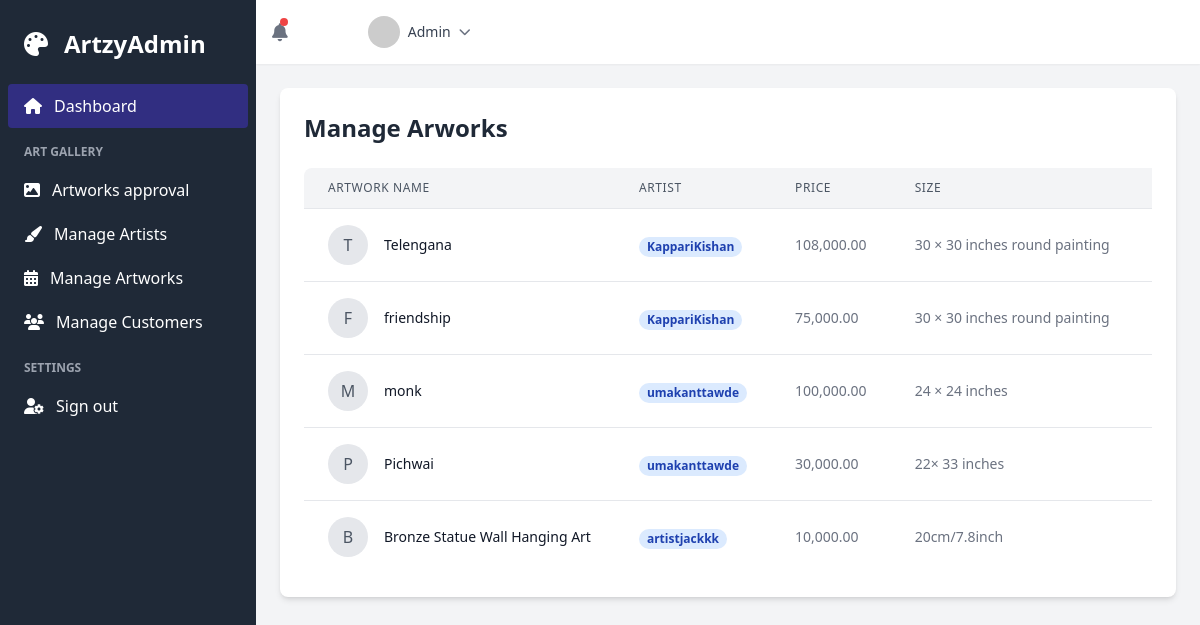
The page /accounts/admin/manage_artowrks/ (signed in) on the database its author committed.
### artworks/models.py (models this page shows, shortened)
class Artwork(models.Model):
    CATEGORY_CHOICES = [
        ('painting', 'Painting'),
        ('digital_art', 'Digital Art'),
        ('drawing', 'Drawing'),
        ('sculpture', 'Sculpture'),
        ('traditional_art', 'Traditional Art'),
    ]
    STATUS_COICES = [
        ('pending', 'Pending'),
        ('approved', 'Approved'),
        ('rejected', 'Rejected'),
    ]
    title = models.CharField(max_length=200)
    description = models.TextField()
    price = models.DecimalField(max_digits=10, decimal_places=2)
    size = models.CharField(max_length=50)
    image = models.ImageField(upload_to='artworks/')
    category = models.CharField(max_length=50, choices=CATEGORY_CHOICES)
    designer = models.ForeignKey(User, on_delete=models.CASCADE)
    sold = models.BooleanField(default=False)
    created_at = models.DateTimeField(auto_now_add=True)
    status = models.CharField(max_length=20, choices= STATUS_COICES, default='pending')
    reviewed_at = models.DateTimeField(null=True, blank=True)
    rejection_reason = models.TextField(null=True, blank=True)
    @property
    def is_approved(self):
        return self.status == 'approved'

### accounts/views.py (the view)
# urls.py: path('admin/manage_artowrks/',views.manage_artworks,name='manage_artworks'),
@login_required
def manage_artworks(request):
    artworks = Artwork.objects.filter(status='approved')
    return render(request,'accounts/admin/manage_artworks.html',{'artworks':artworks})

### accounts/templates/accounts/admin/manage_artworks.html (shortened to what this page needs)
{% extends "./dashboard.html" %}
{% load humanize %}
{% block admin_content %}
<div class="p-6 bg-white rounded-lg shadow-md">
    <h1 class="text-2xl font-bold text-gray-800 mb-6">Manage Arworks</h1>
    <div class="overflow-x-auto">
        <table class="min-w-full bg-white rounded-lg overflow-hidden">
            <thead class="bg-gray-100 border-b">
                <tr>
                    <th class="px-6 py-3 text-left text-xs font-medium text-gray-600 uppercase tracking-wider">Artwork Name</th>
                    <th class="px-6 py-3 text-left text-xs font-medium text-gray-600 uppercase tracking-wider">Artist</th>
                    <th class="px-6 py-3 text-left text-xs font-medium text-gray-600 uppercase tracking-wider">Price</th>
                    <th class="px-6 py-3 text-left text-xs font-medium text-gray-600 uppercase tracking-wider">Size</th>
                    <th class="px-6 py-3 text-left text-xs font-medium text-gray-600 uppercase tracking-wider">Actions</th>
                </tr>
            </thead>
            <tbody class="divide-y divide-gray-200">
                {% for artwork in artworks %}
                <tr class="hover:bg-gray-50">
                    <td class="px-6 py-4 whitespace-nowrap">
                        <div class="flex items-center">
                            <div class="h-10 w-10 flex-shrink-0 bg-gray-200 rounded-full flex items-center justify-center">
                                <span class="text-gray-600 font-medium">{{ artwork.title|slice:":1"|upper }}</span>
                            </div>
                            <div class="ml-4">
                                <div class="text-sm font-medium text-gray-900">{{ artwork.title }}</div>
                            </div>
                        </div>
                    </td>
                    <td class="px-6 py-4 whitespace-nowrap">
                        <span class="px-2 inline-flex text-xs leading-5 font-semibold rounded-full bg-blue-100 text-blue-800">
                            {{ artwork.designer }}
                        </span>
                    </td>
                    <td class="px-6 py-4 whitespace-nowrap text-sm text-gray-500">
                        {{ artwork.price|floatformat:2|intcomma }}
                    </td>
                    <td class="px-6 py-4 whitespace-nowrap text-sm text-gray-500">
                        {{ artwork.size}}
                    </td>
                    <td class="px-6 py-4 whitespace-nowrap text-sm font-medium">
                    </td>
                </tr>
            {% endfor %}
    </div>
</div>
{% endblock %}

### rows shown on the page
Artwork: title "T", title "Telengana", designer "KappariKishan", price "108,000.00", size "30 × 30 inches round painting"
Artwork: title "F", title "friendship", designer "KappariKishan", price "75,000.00", size "30 × 30 inches round painting"
Artwork: title "M", title "monk", designer "umakanttawde", price "100,000.00", size "24 × 24 inches"
Artwork: title "P", title "Pichwai", designer "umakanttawde", price "30,000.00", size "22× 33 inches"
Artwork: title "B", title "Bronze Statue Wall Hanging Art", designer "artistjackkk", price "10,000.00", size "20cm/7.8inch"
